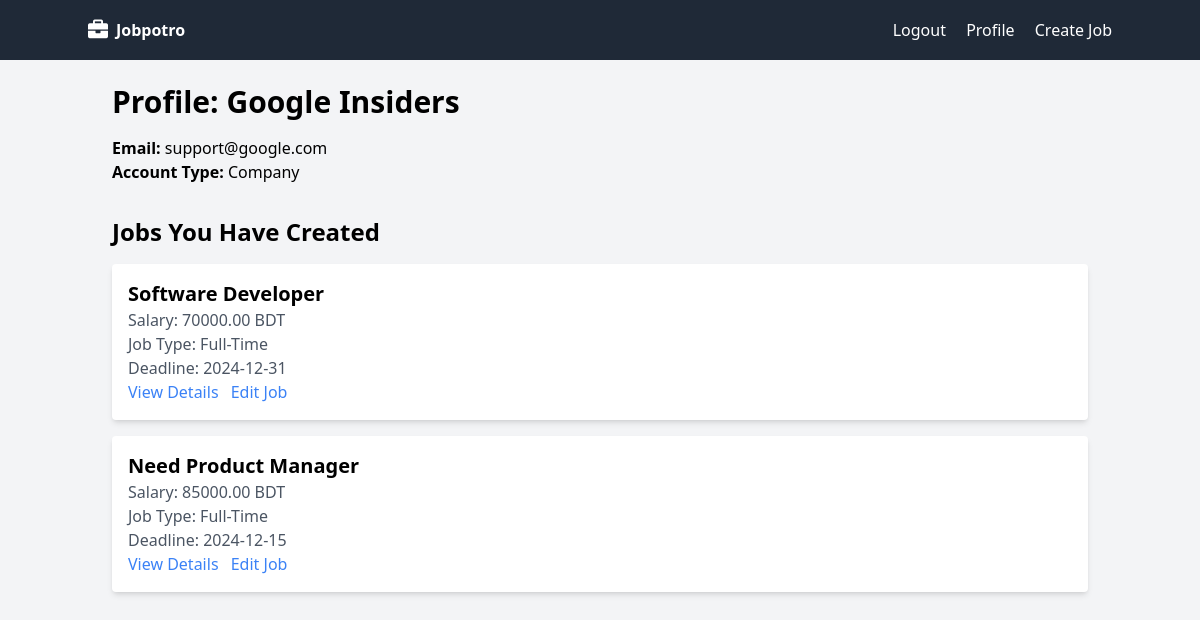
The app's page /profile.php (signed in) with its own data.
### tables this page shows
CREATE TABLE `users` (
  `id` int(11) NOT NULL,
  `username` varchar(50) NOT NULL,
  `email` varchar(100) NOT NULL,
  `password` varchar(255) NOT NULL,
  `is_company` tinyint(1) DEFAULT 0,
  `created_at` timestamp NOT NULL DEFAULT current_timestamp(),
  `profile_pic` varchar(255) DEFAULT NULL
);

CREATE TABLE `jobs` (
  `id` int(11) NOT NULL,
  `title` varchar(200) NOT NULL,
  `salary` decimal(10,2) NOT NULL,
  `details` text NOT NULL,
  `requirements` text DEFAULT NULL,
  `job_type` varchar(50) DEFAULT NULL,
  `responsibility` text DEFAULT NULL,
  `deadline` date DEFAULT NULL,
  `total_applied` int(11) DEFAULT 0,
  `created_by` int(11) DEFAULT NULL,
  `created_at` timestamp NOT NULL DEFAULT current_timestamp()
);

### profile.php (the view, shortened to what this page needs)
<?php require('layout/header.php') ?>
<?php
$user_id = $_SESSION['user_id'];
$is_company = $_SESSION['is_company'];
$query = "SELECT username, email, is_company FROM users WHERE id = $user_id";
$result = mysqli_query($conn, $query);
$user = mysqli_fetch_assoc($result);
if ($is_company) {
    $jobs_query = "SELECT id, title, salary, job_type, deadline FROM jobs WHERE created_by = $user_id";
    $jobs_result = mysqli_query($conn, $jobs_query);
    $jobs = mysqli_fetch_all($jobs_result, MYSQLI_ASSOC);
}
?>
<div class="container mx-auto p-6">
    <h1 class="text-3xl font-bold mb-4">Profile: <?php echo $user['username']; ?></h1>
    <p><strong>Email:</strong> <?php echo $user['email']; ?></p>
    <p><strong>Account Type:</strong> <?php echo $user['is_company'] ? 'Company' : 'Job Seeker'; ?></p>
    <?php if ($is_company): ?>
        <h2 class="text-2xl font-bold mt-8">Jobs You Have Created</h2>
        <div class="mt-4">
            <?php if (!empty($jobs)): ?>
                <?php foreach ($jobs as $job): ?>
                    <div class="bg-white shadow-md p-4 rounded mb-4">
                        <h3 class="text-xl font-semibold"><?php echo $job['title']; ?></h3>
                        <p class="text-gray-600">Salary: <?php echo $job['salary']; ?> BDT</p>
                        <p class="text-gray-600">Job Type: <?php echo $job['job_type']; ?></p>
                        <p class="text-gray-600">Deadline: <?php echo $job['deadline']; ?></p>
                        <a href="show.php?id=<?php echo $job['id']; ?>" class="text-blue-500 hover:underline mr-2">View Details</a>
                        <a href="edit.php?id=<?php echo $job['id']; ?>" class="text-blue-500 hover:underline">Edit Job</a>
                    </div>
                <?php endforeach; ?>
            <?php else: ?>
                <p>You haven't created any jobs yet.</p>
            <?php endif; ?>
        </div>
    <?php endif; ?>
</div>
<?php require('layout/footer.php') ?>

### records on screen
users: username "Google Insiders", email "support@google.com"
jobs: title "Software Developer", salary "70000.00", job_type "Full-Time", deadline "2024-12-31"
jobs: title "Need Product Manager", salary "85000.00", job_type "Full-Time", deadline "2024-12-15"
